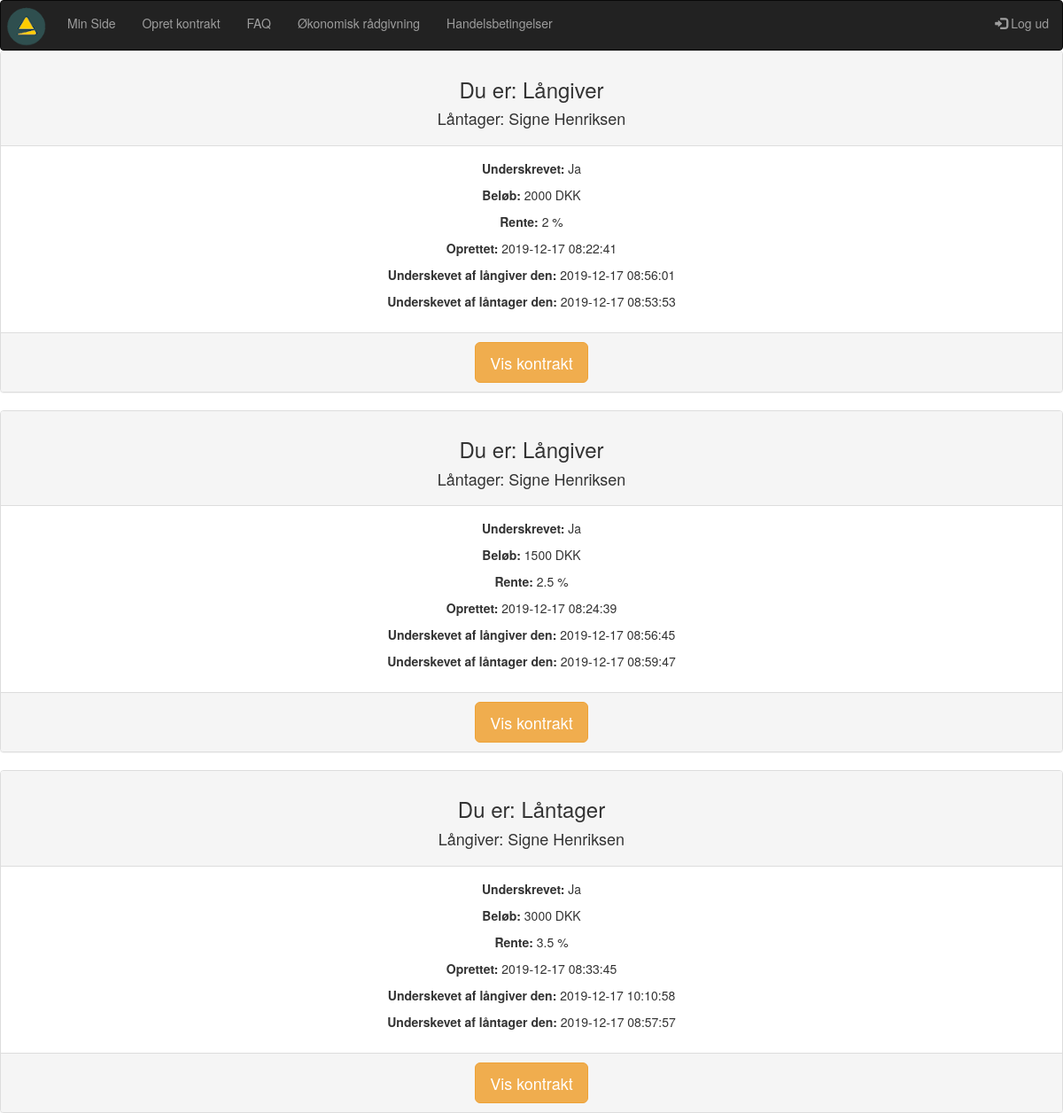
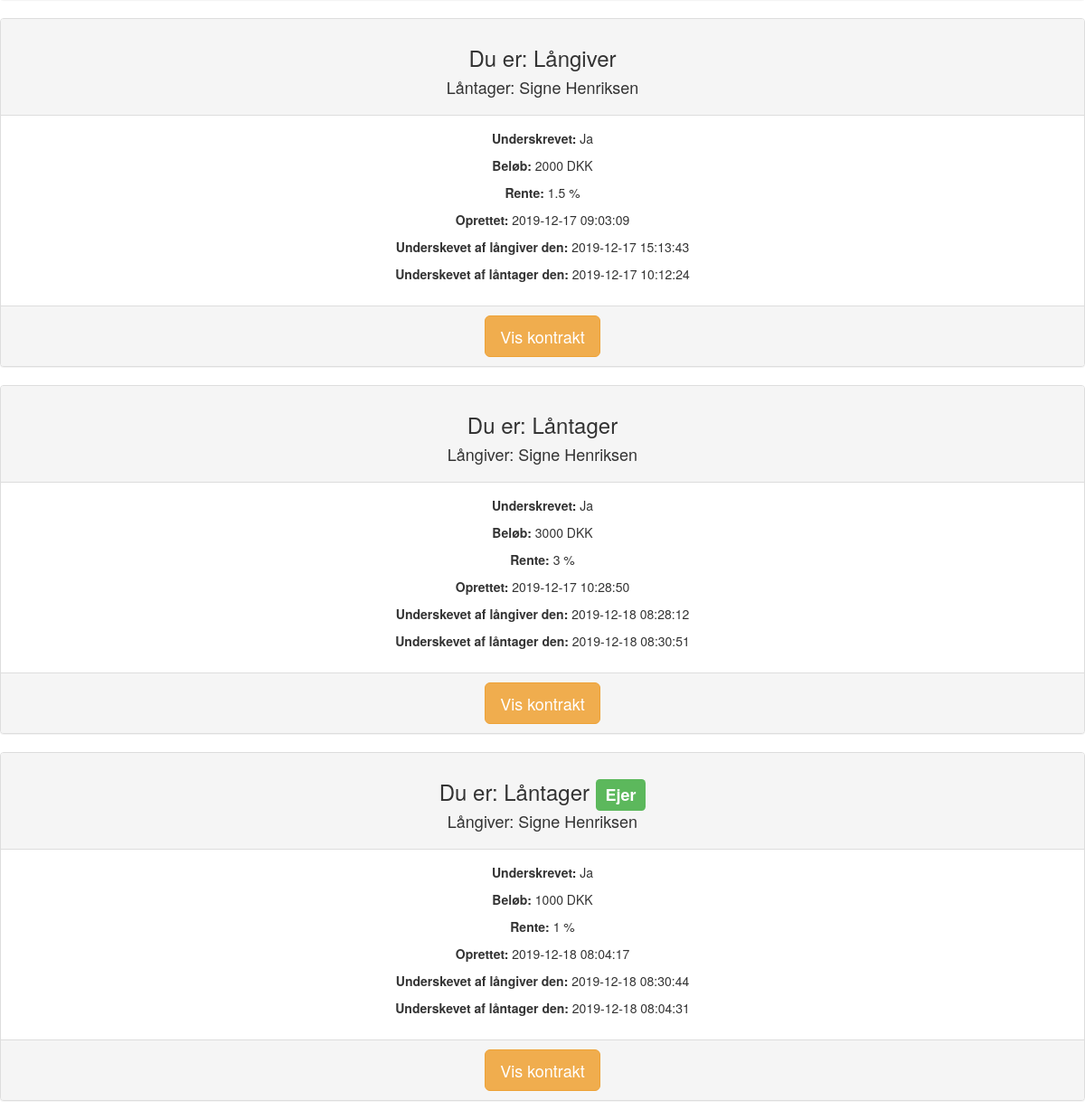
Screenshot of /arkivet.php (signed in) with the database file from the repository (2 pictures, top to bottom).
### tables this page shows
CREATE TABLE `kontrakt` (
  `kontrakt_id` int(10) NOT NULL,
  `oprettetaf` int(10) NOT NULL,
  `laangiver_user_id` int(10) NOT NULL,
  `laantager_user_id` int(10) NOT NULL,
  `kontraktbrud_id` tinyint(4) NOT NULL,
  `rente_id` tinyint(4) NOT NULL,
  `beloeb_id` tinyint(4) NOT NULL,
  `bindingsperiode_id` tinyint(4) NOT NULL,
  `maanedlig_afdrag` float(15,10) NOT NULL,
  `laangiver_underskrift_id` varchar(40) DEFAULT NULL,
  `reg_underskrift_1` timestamp NULL DEFAULT NULL,
  `laantager_underskrift_id` varchar(40) DEFAULT NULL,
  `reg_underskrift_2` timestamp NULL DEFAULT NULL,
  `gebyr_id` tinyint(4) NOT NULL,
  `reg` datetime NOT NULL DEFAULT current_timestamp(),
  `value` int(11) DEFAULT 1
);

CREATE TABLE `users` (
  `user_id` int(10) NOT NULL,
  `fornavn` varchar(40) NOT NULL,
  `efternavn` varchar(40) NOT NULL,
  `mobil` int(12) NOT NULL,
  `mail` varchar(80) NOT NULL,
  `password` varchar(200) NOT NULL
);

CREATE TABLE `beloeb` (
  `beloeb_id` tinyint(4) NOT NULL,
  `beloeb` int(10) NOT NULL,
  `enhed_key` varchar(11) NOT NULL DEFAULT '1'
);

CREATE TABLE `rente` (
  `rente_id` tinyint(4) NOT NULL,
  `rente` float NOT NULL,
  `enhed_key` varchar(11) NOT NULL DEFAULT '2'
);

CREATE TABLE `enhedstabel` (
  `enhed_key` tinyint(4) NOT NULL,
  `enhed` varchar(11) NOT NULL
);

### arkivet.php (the view, shortened to what this page needs)
<?
require_once("includes/header.php");
$user_id = $_SESSION['user_id'];
$query = "SELECT * FROM kontrakt , users WHERE (laangiver_user_id = '$user_id' OR laantager_user_id = '$user_id') AND value = '3' GROUP BY kontrakt_id";
$result = mysqli_query($con, $query);
if (!$result) die(mysqli_error($con));
else {
	$rows =mysqli_num_rows($result);
	if ($rows > 0) {
		while($row = mysqli_fetch_assoc($result)) {
			$kontrakt_id = $row['kontrakt_id'];
			$oprettetaf = $row['oprettetaf'];
			$laangiver_user_id = $row['laangiver_user_id'];
			$laantager_user_id = $row['laantager_user_id'];
			$laangiver_underskrift_id = $row['laangiver_underskrift_id'];
			$laantager_underskrift_id = $row['laantager_underskrift_id'];
			$kontraktbrud_id = $row['kontraktbrud_id'];
			$rente_id = $row['rente_id'];
			$beloeb_id = $row['beloeb_id'];
			$reg_underskrift_1 = $row['reg_underskrift_1'];
			$reg_underskrift_2 = $row['reg_underskrift_2'];
			$reg = $row['reg'];
			$querylog = "SELECT user_id, mail, fornavn, efternavn, mobil FROM users WHERE user_id = '$user_id'";
			$resultlog = mysqli_query($con, $querylog);
			$rowslog = mysqli_num_rows($resultlog);
			if($rowslog > 0) {
				while($rowlog = mysqli_fetch_assoc($resultlog)) {
					$user_idlog = $rowlog['user_id'];
								}
							}
					if ($user_idlog == $oprettetaf) {
						$owner = 'Yes';
					}
					else if($user_idlog != $oprettetaf) {
						$owner = 'No';
					}
					if ($user_idlog == $laangiver_user_id) {
						$role = 'giver';
						$counterpart = $laantager_user_id;
					}
					else {
						$role = 'receiver';
						$counterpart = $laangiver_user_id;
					}
				$queryc = "SELECT * FROM users WHERE user_id = '$counterpart'";
				$resultc = mysqli_query($con, $queryc);
				$rowsc = mysqli_num_rows($resultc);
				if($rowsc > 0) {
					while($rowc = mysqli_fetch_assoc($resultc)) {
						$fornavnc = $rowc['fornavn'];
						$efternavnc = $rowc['efternavn'];
					}
					}
			$querybeloeb = "SELECT * FROM beloeb WHERE beloeb_id = '$beloeb_id'";
            $resultb = mysqli_query($con, $querybeloeb);
			if (!$resultb) die(mysqli_error($con));
			else {
				$rowsb = mysqli_num_rows($resultb);
				if ($rowsb > 0) {
					while($rowb = mysqli_fetch_assoc($resultb)) {
						$beloebValue = $rowb['beloeb'];
					}
				}
				$queryk = "SELECT * FROM kontraktbrud WHERE kontraktbrud_id = '$kontraktbrud_id'";
				$resultk = mysqli_query($con, $queryk);
				if (!$resultk) die(mysqli_error($con));
				else {
					$queryr = "SELECT * FROM rente WHERE rente_id = '$rente_id'";
					$resultr = mysqli_query($con, $queryr);
					if (!$resultr) die(mysqli_query($con, $queryr));
					else {
						$rows = mysqli_num_rows($resultr);
						if ($rows > 0) {
							while($rowr = mysqli_fetch_assoc($resultr)) {
								$rente = $rowr['rente'];
								$enhed_key = $rowr['enhed_key'];
								$unitr = "SELECT * FROM enhedstabel WHERE enhed_key = '$enhed_key'";
								$resun = mysqli_query($con, $unitr);
								if (!$resun) die(mysqli_error($con, $unitr));
								else {
									$key = mysqli_fetch_assoc($resun);
									$enhedrente = $key['enhed'];
								}
							}
						}
					}
					if ($laangiver_underskrift_id == '2' && $laantager_underskrift_id == '2') {
						$sign = 'Ja';
					}
					if ($role == 'giver') {
						$panelhead = 'Långiver';
					}
					else {
						$panelhead = "Låntager";
					}
					if ($owner == 'Yes') {
						$badge = "<span class='label label-success'>Ejer</span>";
					}
					else if ($owner == 'No') {
						$badge = "<span></span>";
					}
			echo '<div class="panel panel-default text-center">';
					echo '<div class="panel-heading">';
					echo "<h3>Du er: " . $panelhead . ' ' . $badge . "</h3>";
					if(($role == 'giver' && $owner == 'Yes') || ($role == 'giver' && $owner == 'No')) {
					echo '<h4>Låntager: ' . $fornavnc . ' ' .$efternavnc . "</h4>";
					}
					else if (($role == 'receiver' && $owner == 'Yes') || ($role == 'receiver' && $owner == 'No')) {
						echo "<h4>Långiver: " . $fornavnc . ' ' . $efternavnc . "</h4>";
					}
					echo '</div>';
                    echo '<div class="panel-body">';
                    echo '<p><strong>Underskrevet: </strong>' . $sign . '</p>';
                    echo '<p><strong>Beløb: </strong>' . $beloebValue . ' DKK</p>';
                    echo '<p><strong>Rente: </strong>' . $rente . ' ' . $enhedrente . '</p>';
                    echo '<p><strong>Oprettet: </strong>' . $reg . '</p>';
					echo '<p><strong>Underskevet af långiver den: </strong>' . $reg_underskrift_1 . '</p>';
					echo '<p><strong>Underskevet af låntager den: </strong>' . $reg_underskrift_2 . '</p>';
                    echo '</div>';
                    echo '<div class="panel-footer">';
					echo '<a href="viskontrakt.php?kontrakt_id2=' . $kontrakt_id . '"><button class="btn btn-warning btn-lg">Vis kontrakt</button></a>';
                    echo '</div>';
					echo '</div>';
			}
				}
			}
	}
}
?>

### rows the page displays
kontrakt: laangiver_user.user_id "Långiver", users.fornavn "Signe", users.efternavn "Henriksen", sign "Ja", beloeb.beloeb "2000", rente.rente "2", enhedstabel.enhed "%", reg "2019-12-17 08:22:41", reg_underskrift_1 "2019-12-17 08:56:01", reg_underskrift_2 "2019-12-17 08:53:53"
kontrakt: laangiver_user.user_id "Långiver", users.fornavn "Signe", users.efternavn "Henriksen", sign "Ja", beloeb.beloeb "1500", rente.rente "2.5", enhedstabel.enhed "%", reg "2019-12-17 08:24:39", reg_underskrift_1 "2019-12-17 08:56:45", reg_underskrift_2 "2019-12-17 08:59:47"
kontrakt: laangiver_user.user_id "Låntager", users.fornavn "Signe", users.efternavn "Henriksen", sign "Ja", beloeb.beloeb "3000", rente.rente "3.5", enhedstabel.enhed "%", reg "2019-12-17 08:33:45", reg_underskrift_1 "2019-12-17 10:10:58", reg_underskrift_2 "2019-12-17 08:57:57"
kontrakt: laangiver_user.user_id "Långiver", users.fornavn "Signe", users.efternavn "Henriksen", sign "Ja", beloeb.beloeb "2000", rente.rente "1.5", enhedstabel.enhed "%", reg "2019-12-17 09:03:09", reg_underskrift_1 "2019-12-17 15:13:43", reg_underskrift_2 "2019-12-17 10:12:24"
kontrakt: laangiver_user.user_id "Låntager", users.fornavn "Signe", users.efternavn "Henriksen", sign "Ja", beloeb.beloeb "3000", rente.rente "3", enhedstabel.enhed "%", reg "2019-12-17 10:28:50", reg_underskrift_1 "2019-12-18 08:28:12", reg_underskrift_2 "2019-12-18 08:30:51"
kontrakt: laangiver_user.user_id "Låntager", oprettetaf "Ejer", users.fornavn "Signe", users.efternavn "Henriksen", sign "Ja", beloeb.beloeb "1000", rente.rente "1", enhedstabel.enhed "%", reg "2019-12-18 08:04:17", reg_underskrift_1 "2019-12-18 08:30:44", reg_underskrift_2 "2019-12-18 08:04:31"
